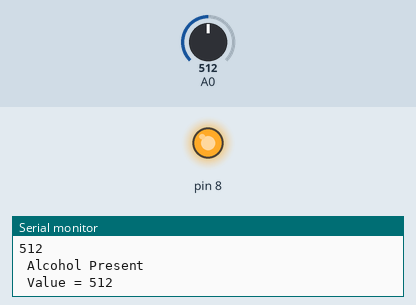
Recording of a sketch running on a simulated Arduino Uno, built with avr-gcc and run on an emulated ATmega328P. On the bench: output pins drawn as LEDs (lit = HIGH), the last lines printed to the serial monitor. The test bench sets the inputs (shaded band); at power-on: A0 = 512.

Above: at 1.3 s.
1.4 s: A0 set to 432
2.9 s: A0 set to 412
At 4.2 s:
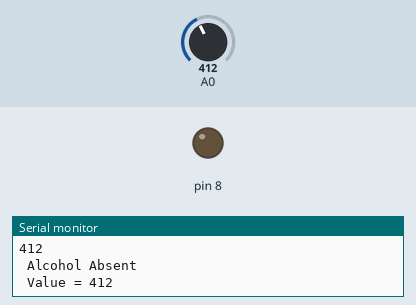
4.5 s: A0 set to 430
At 6.1 s:
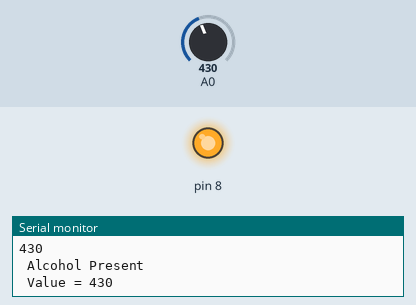
Timing chart, 0 to 7.6 s (numbered marks = the images above; inputs shaded):
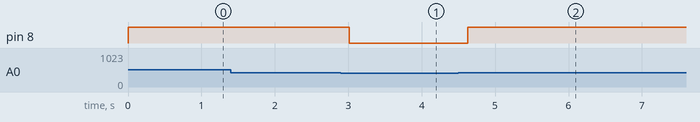

Measured:
- the behaviour switches between 421 and 420 on A0 (found by bisection; images 0 and 1)
- after the input at 2.9 s, pin 8: HIGH → LOW after 0.11 s
- after the input at 4.5 s, pin 8: LOW → HIGH after 0.13 s

The sketch:

Alsohol_Detection.ino
```cpp
// the setup routine runs once when you press reset:
void setup() {
  // initialize serial communication at 9600 bits per second:
  Serial.begin(9600);
  pinMode (8, OUTPUT);
}

// the loop routine runs over and over again forever:
void loop() {
  // read the input on analog pin 0:
  int sensorValue = analogRead(A0);
  // print out the value you read:
  Serial.println(sensorValue);
  delay(1);        // delay in between reads for stability

if (sensorValue <= 420)
        {
        Serial.println (" Alcohol Absent ");
        Serial.print (" Value = ");
        Serial.println (sensorValue);
        digitalWrite (8, LOW);
        delay (200);
        }

  else {
        Serial.println (" Alcohol Present ");
        Serial.print (" Value = ");
        Serial.println (sensorValue);
        digitalWrite (8, HIGH);
        delay (500);
  }


}
```
